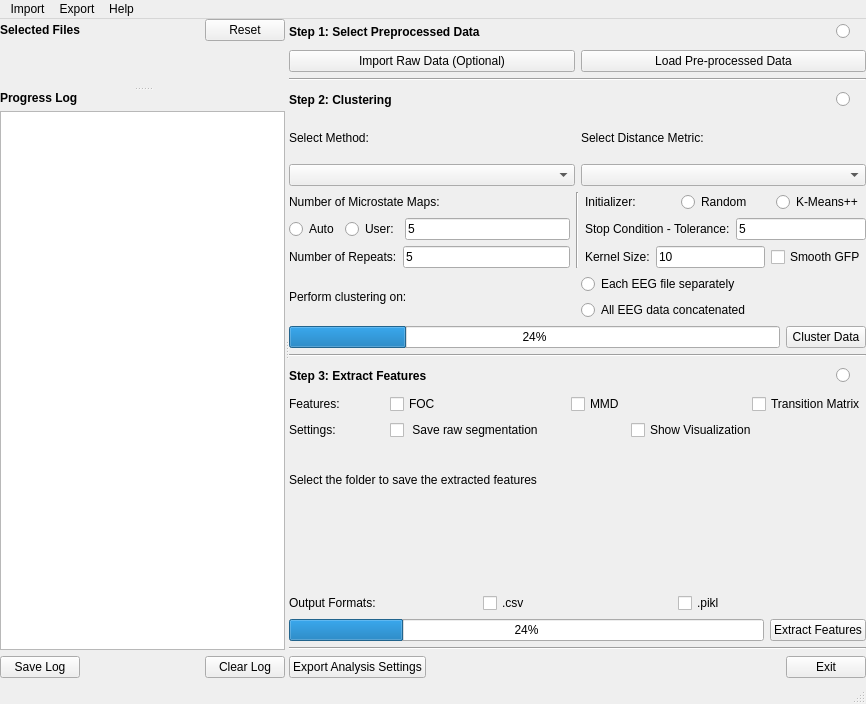
<?xml version="1.0" encoding="UTF-8"?>
<ui version="4.0">
 <class>MainWindow</class>
 <widget class="QMainWindow" name="MainWindow">
  <property name="geometry">
   <rect>
    <x>0</x>
    <y>0</y>
    <width>866</width>
    <height>704</height>
   </rect>
  </property>
  <property name="windowTitle">
   <string>MainWindow</string>
  </property>
  <widget class="QWidget" name="centralwidget">
   <widget class="QSplitter" name="splitter_2">
    <property name="geometry">
     <rect>
      <x>0</x>
      <y>0</y>
      <width>866</width>
      <height>659</height>
     </rect>
    </property>
    <property name="orientation">
     <enum>Qt::Horizontal</enum>
    </property>
    <widget class="QSplitter" name="splitter">
     <property name="orientation">
      <enum>Qt::Vertical</enum>
     </property>
     <widget class="QWidget" name="verticalLayoutWidget_3">
      <layout class="QVBoxLayout" name="verticalLayout_4">
       <item>
        <layout class="QHBoxLayout" name="horizontalLayout_15">
         <item>
          <widget class="QLabel" name="step0_selectedfiles_label">
           <property name="font">
            <font>
             <weight>75</weight>
             <bold>true</bold>
            </font>
           </property>
           <property name="text">
            <string>Selected Files</string>
           </property>
          </widget>
         </item>
         <item>
          <spacer name="horizontalSpacer_2">
           <property name="orientation">
            <enum>Qt::Horizontal</enum>
           </property>
           <property name="sizeHint" stdset="0">
            <size>
             <width>40</width>
             <height>20</height>
            </size>
           </property>
          </spacer>
         </item>
         <item>
          <widget class="QPushButton" name="step0_reset_selectedfiles_button">
           <property name="text">
            <string>Reset</string>
           </property>
          </widget>
         </item>
        </layout>
       </item>
       <item>
        <widget class="QWidget" name="step0_filemenu_selectedfiles_widget" native="true"/>
       </item>
      </layout>
     </widget>
     <widget class="QWidget" name="verticalLayoutWidget_2">
      <layout class="QVBoxLayout" name="verticalLayout_3">
       <item>
        <widget class="QLabel" name="label_6">
         <property name="font">
          <font>
           <weight>75</weight>
           <bold>true</bold>
          </font>
         </property>
         <property name="text">
          <string>Progress Log</string>
         </property>
        </widget>
       </item>
       <item>
        <widget class="QTextBrowser" name="step0_log_textbrowser"/>
       </item>
       <item>
        <layout class="QHBoxLayout" name="horizontalLayout_20">
         <item>
          <widget class="QPushButton" name="step0_save_log_button">
           <property name="text">
            <string>Save Log</string>
           </property>
          </widget>
         </item>
         <item>
          <spacer name="step0_log_spacer">
           <property name="orientation">
            <enum>Qt::Horizontal</enum>
           </property>
           <property name="sizeHint" stdset="0">
            <size>
             <width>40</width>
             <height>20</height>
            </size>
           </property>
          </spacer>
         </item>
         <item>
          <widget class="QPushButton" name="step0_clear_log_button">
           <property name="text">
            <string>Clear Log</string>
           </property>
          </widget>
         </item>
        </layout>
       </item>
      </layout>
     </widget>
    </widget>
    <widget class="QWidget" name="horizontalLayoutWidget">
     <layout class="QHBoxLayout" name="horizontalLayout_8">
      <item>
       <layout class="QVBoxLayout" name="verticalLayout">
        <item>
         <layout class="QHBoxLayout" name="horizontalLayout_18">
          <item>
           <widget class="QLabel" name="step1_preprocessed_title_label">
            <property name="font">
             <font>
              <weight>75</weight>
              <bold>true</bold>
             </font>
            </property>
            <property name="text">
             <string>Step 1: Select Preprocessed Data</string>
            </property>
           </widget>
          </item>
          <item>
           <widget class="QRadioButton" name="step1_preprocessed_led_radio">
            <property name="enabled">
             <bool>true</bool>
            </property>
            <property name="sizePolicy">
             <sizepolicy hsizetype="Fixed" vsizetype="Fixed">
              <horstretch>0</horstretch>
              <verstretch>0</verstretch>
             </sizepolicy>
            </property>
            <property name="maximumSize">
             <size>
              <width>30</width>
              <height>25</height>
             </size>
            </property>
            <property name="layoutDirection">
             <enum>Qt::LeftToRight</enum>
            </property>
            <property name="text">
             <string/>
            </property>
            <property name="iconSize">
             <size>
              <width>25</width>
              <height>25</height>
             </size>
            </property>
            <property name="checkable">
             <bool>false</bool>
            </property>
           </widget>
          </item>
         </layout>
        </item>
        <item>
         <layout class="QHBoxLayout" name="horizontalLayout_19">
          <item>
           <widget class="QPushButton" name="step1_importraw_button">
            <property name="text">
             <string>Import Raw Data (Optional)</string>
            </property>
           </widget>
          </item>
          <item>
           <widget class="QPushButton" name="step1_loadpreprocessed_button">
            <property name="text">
             <string>Load Pre-processed Data</string>
            </property>
           </widget>
          </item>
         </layout>
        </item>
        <item>
         <widget class="Line" name="line_4">
          <property name="orientation">
           <enum>Qt::Horizontal</enum>
          </property>
         </widget>
        </item>
        <item>
         <layout class="QHBoxLayout" name="horizontalLayout_13">
          <item>
           <widget class="QLabel" name="step2_clustering_title_label">
            <property name="font">
             <font>
              <weight>75</weight>
              <bold>true</bold>
             </font>
            </property>
            <property name="text">
             <string>Step 2: Clustering</string>
            </property>
           </widget>
          </item>
          <item>
           <widget class="QRadioButton" name="step1_clustering_led_radio">
            <property name="enabled">
             <bool>true</bool>
            </property>
            <property name="sizePolicy">
             <sizepolicy hsizetype="Fixed" vsizetype="Fixed">
              <horstretch>0</horstretch>
              <verstretch>0</verstretch>
             </sizepolicy>
            </property>
            <property name="maximumSize">
             <size>
              <width>30</width>
              <height>25</height>
             </size>
            </property>
            <property name="layoutDirection">
             <enum>Qt::LeftToRight</enum>
            </property>
            <property name="text">
             <string/>
            </property>
            <property name="iconSize">
             <size>
              <width>25</width>
              <height>25</height>
             </size>
            </property>
            <property name="checkable">
             <bool>false</bool>
            </property>
           </widget>
          </item>
         </layout>
        </item>
        <item>
         <layout class="QGridLayout" name="gridLayout_2">
          <item row="1" column="0">
           <widget class="QComboBox" name="step2_clustermethod_combo">
            <property name="sizePolicy">
             <sizepolicy hsizetype="Preferred" vsizetype="Fixed">
              <horstretch>0</horstretch>
              <verstretch>0</verstretch>
             </sizepolicy>
            </property>
           </widget>
          </item>
          <item row="1" column="1">
           <widget class="QComboBox" name="step2_distancemetric_combo">
            <property name="sizePolicy">
             <sizepolicy hsizetype="Preferred" vsizetype="Fixed">
              <horstretch>0</horstretch>
              <verstretch>0</verstretch>
             </sizepolicy>
            </property>
           </widget>
          </item>
          <item row="0" column="0">
           <widget class="QLabel" name="step2_clustermethod_combo_label">
            <property name="text">
             <string>Select Method:</string>
            </property>
           </widget>
          </item>
          <item row="0" column="1">
           <widget class="QLabel" name="step2_distancemetric_label">
            <property name="text">
             <string>Select Distance Metric:</string>
            </property>
           </widget>
          </item>
         </layout>
        </item>
        <item>
         <layout class="QHBoxLayout" name="horizontalLayout">
          <item>
           <layout class="QVBoxLayout" name="verticalLayout_6">
            <item>
             <widget class="QLabel" name="step2_numberofmaps_label">
              <property name="text">
               <string>Number of Microstate Maps:</string>
              </property>
             </widget>
            </item>
            <item>
             <layout class="QHBoxLayout" name="horizontalLayout_5">
              <item>
               <widget class="QRadioButton" name="step2_auto_numberofmaps_radio">
                <property name="text">
                 <string>Auto</string>
                </property>
               </widget>
              </item>
              <item>
               <widget class="QRadioButton" name="step2_user_numberofmaps_radio">
                <property name="text">
                 <string>User:</string>
                </property>
               </widget>
              </item>
              <item>
               <widget class="QLineEdit" name="step2_user_numberofmaps_input">
                <property name="text">
                 <string>5</string>
                </property>
               </widget>
              </item>
             </layout>
            </item>
            <item>
             <layout class="QHBoxLayout" name="horizontalLayout_9">
              <item>
               <widget class="QLabel" name="label_11">
                <property name="text">
                 <string>Number of Repeats:</string>
                </property>
               </widget>
              </item>
              <item>
               <widget class="QLineEdit" name="step2_user_numberofrepeats_input">
                <property name="text">
                 <string>5</string>
                </property>
               </widget>
              </item>
             </layout>
            </item>
           </layout>
          </item>
          <item>
           <widget class="Line" name="line">
            <property name="sizePolicy">
             <sizepolicy hsizetype="Fixed" vsizetype="Minimum">
              <horstretch>0</horstretch>
              <verstretch>0</verstretch>
             </sizepolicy>
            </property>
            <property name="orientation">
             <enum>Qt::Vertical</enum>
            </property>
           </widget>
          </item>
          <item>
           <layout class="QVBoxLayout" name="verticalLayout_7">
            <item>
             <layout class="QHBoxLayout" name="horizontalLayout_10">
              <item>
               <widget class="QLabel" name="step2_initializer_label">
                <property name="text">
                 <string>Initializer:</string>
                </property>
               </widget>
              </item>
              <item>
               <widget class="QRadioButton" name="step2_random_initializer_radio">
                <property name="text">
                 <string>Random</string>
                </property>
               </widget>
              </item>
              <item>
               <widget class="QRadioButton" name="step2_kmeans_initializer_radio">
                <property name="text">
                 <string>K-Means++</string>
                </property>
               </widget>
              </item>
             </layout>
            </item>
            <item>
             <layout class="QHBoxLayout" name="horizontalLayout_11">
              <item>
               <widget class="QLabel" name="step2_stopcondition_label">
                <property name="text">
                 <string>Stop Condition - Tolerance:</string>
                </property>
               </widget>
              </item>
              <item>
               <widget class="QLineEdit" name="step2_stopcondition_input">
                <property name="text">
                 <string>5</string>
                </property>
               </widget>
              </item>
             </layout>
            </item>
            <item>
             <layout class="QHBoxLayout" name="horizontalLayout_12">
              <item>
               <widget class="QLabel" name="step2_kernel_size_label">
                <property name="text">
                 <string>Kernel Size:</string>
                </property>
               </widget>
              </item>
              <item>
               <widget class="QLineEdit" name="step2_kernel_size_input">
                <property name="text">
                 <string>10</string>
                </property>
               </widget>
              </item>
              <item>
               <widget class="QCheckBox" name="step2_smoothgfp_checkbox">
                <property name="text">
                 <string>Smooth GFP</string>
                </property>
               </widget>
              </item>
             </layout>
            </item>
           </layout>
          </item>
         </layout>
        </item>
        <item>
         <layout class="QHBoxLayout" name="horizontalLayout_2">
          <item>
           <widget class="QLabel" name="step2_performclustering_label">
            <property name="text">
             <string>Perform clustering on:</string>
            </property>
           </widget>
          </item>
          <item>
           <layout class="QVBoxLayout" name="verticalLayout_2">
            <item>
             <widget class="QRadioButton" name="step2_separate_performclustering_radio">
              <property name="text">
               <string>Each EEG file separately</string>
              </property>
             </widget>
            </item>
            <item>
             <widget class="QRadioButton" name="step2_concat_performclustering_radio">
              <property name="text">
               <string>All EEG data concatenated</string>
              </property>
             </widget>
            </item>
           </layout>
          </item>
         </layout>
        </item>
        <item>
         <layout class="QHBoxLayout" name="horizontalLayout_4">
          <item>
           <widget class="QProgressBar" name="step2_clustering_progressbar">
            <property name="sizePolicy">
             <sizepolicy hsizetype="Expanding" vsizetype="Fixed">
              <horstretch>0</horstretch>
              <verstretch>0</verstretch>
             </sizepolicy>
            </property>
            <property name="value">
             <number>24</number>
            </property>
           </widget>
          </item>
          <item>
           <widget class="QPushButton" name="step2_clustering_button">
            <property name="text">
             <string>Cluster Data</string>
            </property>
           </widget>
          </item>
         </layout>
        </item>
        <item>
         <widget class="Line" name="line_3">
          <property name="orientation">
           <enum>Qt::Horizontal</enum>
          </property>
         </widget>
        </item>
        <item>
         <layout class="QHBoxLayout" name="horizontalLayout_14">
          <item>
           <widget class="QLabel" name="step3_features_title_label">
            <property name="font">
             <font>
              <weight>75</weight>
              <bold>true</bold>
             </font>
            </property>
            <property name="text">
             <string>Step 3: Extract Features</string>
            </property>
           </widget>
          </item>
          <item>
           <widget class="QRadioButton" name="step3_extract_led_radio">
            <property name="enabled">
             <bool>true</bool>
            </property>
            <property name="sizePolicy">
             <sizepolicy hsizetype="Fixed" vsizetype="Fixed">
              <horstretch>0</horstretch>
              <verstretch>0</verstretch>
             </sizepolicy>
            </property>
            <property name="maximumSize">
             <size>
              <width>30</width>
              <height>25</height>
             </size>
            </property>
            <property name="layoutDirection">
             <enum>Qt::LeftToRight</enum>
            </property>
            <property name="text">
             <string/>
            </property>
            <property name="iconSize">
             <size>
              <width>25</width>
              <height>25</height>
             </size>
            </property>
            <property name="checkable">
             <bool>false</bool>
            </property>
            <property name="autoRepeat">
             <bool>false</bool>
            </property>
           </widget>
          </item>
         </layout>
        </item>
        <item>
         <layout class="QGridLayout" name="gridLayout" columnstretch="1,5">
          <item row="0" column="0">
           <widget class="QLabel" name="step3_featurestoextract_label">
            <property name="sizePolicy">
             <sizepolicy hsizetype="Minimum" vsizetype="Preferred">
              <horstretch>0</horstretch>
              <verstretch>0</verstretch>
             </sizepolicy>
            </property>
            <property name="text">
             <string>Features:</string>
            </property>
           </widget>
          </item>
          <item row="0" column="1">
           <layout class="QHBoxLayout" name="horizontalLayout_3">
            <item>
             <widget class="QCheckBox" name="step3_foc_featurestoextract_checkbox">
              <property name="sizePolicy">
               <sizepolicy hsizetype="Minimum" vsizetype="Fixed">
                <horstretch>0</horstretch>
                <verstretch>0</verstretch>
               </sizepolicy>
              </property>
              <property name="text">
               <string>FOC</string>
              </property>
             </widget>
            </item>
            <item>
             <widget class="QCheckBox" name="step3_MMD_featurestoextract_checkbox">
              <property name="sizePolicy">
               <sizepolicy hsizetype="Minimum" vsizetype="Fixed">
                <horstretch>0</horstretch>
                <verstretch>0</verstretch>
               </sizepolicy>
              </property>
              <property name="text">
               <string>MMD</string>
              </property>
             </widget>
            </item>
            <item>
             <widget class="QCheckBox" name="step3_transitions_featurestoextract_checkbox">
              <property name="sizePolicy">
               <sizepolicy hsizetype="Maximum" vsizetype="Fixed">
                <horstretch>0</horstretch>
                <verstretch>0</verstretch>
               </sizepolicy>
              </property>
              <property name="text">
               <string>Transition Matrix</string>
              </property>
             </widget>
            </item>
           </layout>
          </item>
          <item row="1" column="1">
           <layout class="QHBoxLayout" name="horizontalLayout_16">
            <item>
             <widget class="QCheckBox" name="step3_saveseg_featuresettings_checkbox">
              <property name="text">
               <string> Save raw segmentation</string>
              </property>
             </widget>
            </item>
            <item>
             <widget class="QCheckBox" name="step3_showvisual_featuresettings_checkbox">
              <property name="sizePolicy">
               <sizepolicy hsizetype="Minimum" vsizetype="Fixed">
                <horstretch>0</horstretch>
                <verstretch>0</verstretch>
               </sizepolicy>
              </property>
              <property name="text">
               <string>Show Visualization</string>
              </property>
             </widget>
            </item>
           </layout>
          </item>
          <item row="1" column="0">
           <widget class="QLabel" name="step3_featuresettings_label">
            <property name="sizePolicy">
             <sizepolicy hsizetype="Minimum" vsizetype="Preferred">
              <horstretch>0</horstretch>
              <verstretch>0</verstretch>
             </sizepolicy>
            </property>
            <property name="text">
             <string>Settings:</string>
            </property>
           </widget>
          </item>
         </layout>
        </item>
        <item>
         <widget class="QLabel" name="label_5">
          <property name="sizePolicy">
           <sizepolicy hsizetype="Preferred" vsizetype="Minimum">
            <horstretch>0</horstretch>
            <verstretch>0</verstretch>
           </sizepolicy>
          </property>
          <property name="text">
           <string>Select the folder to save the extracted features</string>
          </property>
         </widget>
        </item>
        <item>
         <widget class="QWidget" name="step3_uigetdir_widget" native="true"/>
        </item>
        <item>
         <layout class="QHBoxLayout" name="horizontalLayout_7">
          <item>
           <widget class="QLabel" name="step3_outputformats_label">
            <property name="sizePolicy">
             <sizepolicy hsizetype="Preferred" vsizetype="Fixed">
              <horstretch>0</horstretch>
              <verstretch>0</verstretch>
             </sizepolicy>
            </property>
            <property name="text">
             <string>Output Formats:</string>
            </property>
           </widget>
          </item>
          <item>
           <widget class="QCheckBox" name="step3_csv_outputformats_checkbox">
            <property name="text">
             <string>.csv</string>
            </property>
           </widget>
          </item>
          <item>
           <widget class="QCheckBox" name="step3_pikl_outputformats_checkbox">
            <property name="text">
             <string>.pikl</string>
            </property>
           </widget>
          </item>
         </layout>
        </item>
        <item>
         <layout class="QHBoxLayout" name="horizontalLayout_17">
          <item>
           <widget class="QProgressBar" name="step3_features_progressbar">
            <property name="sizePolicy">
             <sizepolicy hsizetype="Expanding" vsizetype="Fixed">
              <horstretch>0</horstretch>
              <verstretch>0</verstretch>
             </sizepolicy>
            </property>
            <property name="value">
             <number>24</number>
            </property>
           </widget>
          </item>
          <item>
           <widget class="QPushButton" name="step3_extractfeatures_button">
            <property name="text">
             <string>Extract Features</string>
            </property>
           </widget>
          </item>
         </layout>
        </item>
        <item>
         <widget class="Line" name="line_2">
          <property name="orientation">
           <enum>Qt::Horizontal</enum>
          </property>
         </widget>
        </item>
        <item>
         <layout class="QHBoxLayout" name="horizontalLayout_6">
          <item>
           <widget class="QPushButton" name="step0_exportsettings_button">
            <property name="text">
             <string>Export Analysis Settings</string>
            </property>
           </widget>
          </item>
          <item>
           <spacer name="horizontalSpacer">
            <property name="orientation">
             <enum>Qt::Horizontal</enum>
            </property>
            <property name="sizeHint" stdset="0">
             <size>
              <width>40</width>
              <height>20</height>
             </size>
            </property>
           </spacer>
          </item>
          <item>
           <widget class="QPushButton" name="step0_exit_button">
            <property name="text">
             <string>Exit</string>
            </property>
           </widget>
          </item>
         </layout>
        </item>
       </layout>
      </item>
     </layout>
    </widget>
   </widget>
  </widget>
  <widget class="QMenuBar" name="menubar">
   <property name="geometry">
    <rect>
     <x>0</x>
     <y>0</y>
     <width>866</width>
     <height>24</height>
    </rect>
   </property>
   <widget class="QMenu" name="menuImport">
    <property name="title">
     <string>Import</string>
    </property>
    <addaction name="import_rawdata_action"/>
    <addaction name="import_settings_action"/>
   </widget>
   <widget class="QMenu" name="menuExport">
    <property name="title">
     <string>Export</string>
    </property>
    <addaction name="export_settings_action"/>
   </widget>
   <widget class="QMenu" name="menuHelp">
    <property name="title">
     <string>Help</string>
    </property>
   </widget>
   <addaction name="menuImport"/>
   <addaction name="menuExport"/>
   <addaction name="menuHelp"/>
  </widget>
  <widget class="QStatusBar" name="statusbar"/>
  <action name="import_rawdata_action">
   <property name="text">
    <string>Preprocess Raw Data (.set and other formats)</string>
   </property>
  </action>
  <action name="import_settings_action">
   <property name="text">
    <string>Import Analysis Settings</string>
   </property>
  </action>
  <action name="export_settings_action">
   <property name="text">
    <string>Export Analysis Settings</string>
   </property>
  </action>
 </widget>
 <resources/>
 <connections/>
</ui>
